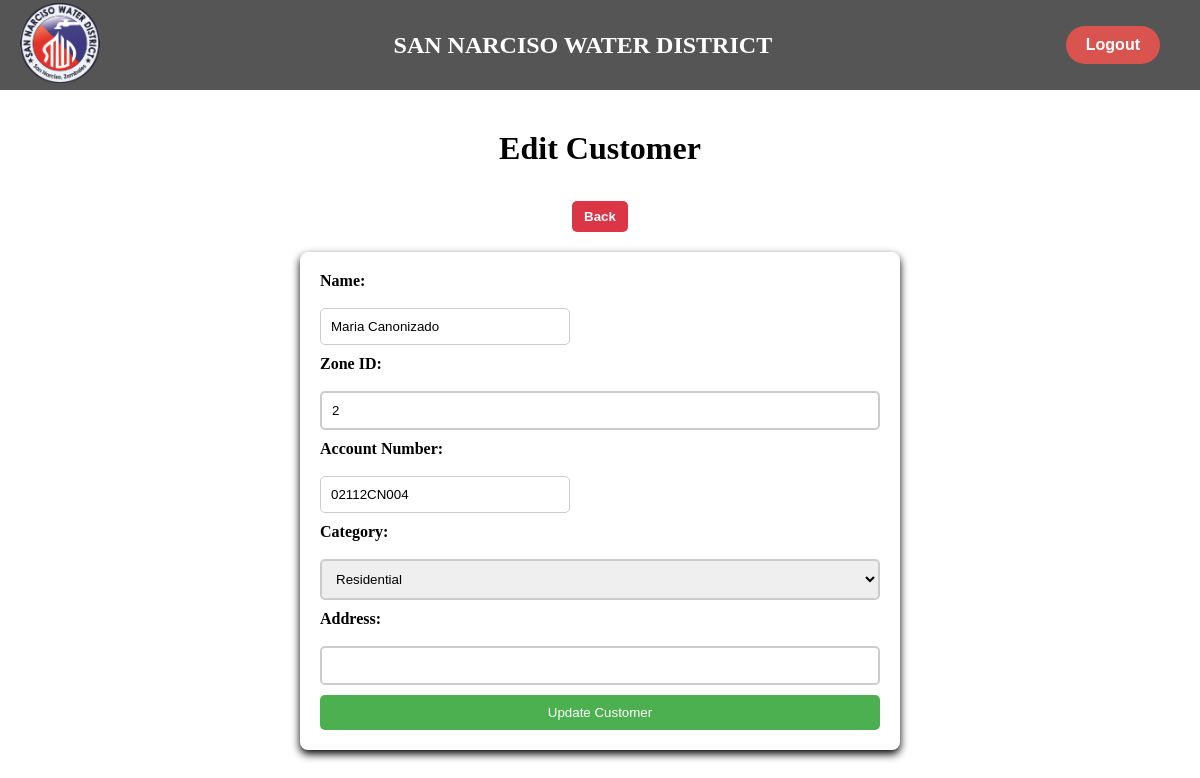
The app's page /edit_customer.php?id=61 (signed in) with its own data.
### tables this page shows
CREATE TABLE `concessionaires` (
  `concessionaire_id` int(3) NOT NULL,
  `name` varchar(47) DEFAULT NULL,
  `zone_id` int(1) DEFAULT NULL,
  `account_number` varchar(10) DEFAULT NULL,
  `category` enum('Residential','Commercial A','Commercial B','Commercial C') DEFAULT NULL,
  `SC_discount` enum('yes','no') DEFAULT 'no',
  `address` varchar(255) DEFAULT NULL
);

### edit_customer.php (the view, shortened to what this page needs)
<?php
include 'db.php';
if (isset($_GET['id'])) {
    $id = $_GET['id'];
    $customer = $conn->query("SELECT * FROM concessionaires WHERE concessionaire_id = $id")->fetch_assoc();
}
?>
<!DOCTYPE html>
<html lang="en">
<head>
    <link rel="stylesheet" href="styles.css">
</head>
<body>
    <?php include 'navbar.php'; ?>
    <h1>Edit Customer</h1>
    <div class="back-button-container">
        <button class="button back-button" onclick="window.history.back();">Back</button>
    </div>
    <form method="POST" action="">
        <label for="name">Name:</label>
        <input type="text" id="name" name="name" value="<?php echo htmlspecialchars($customer['name']); ?>" required>
        <label for="zone_id">Zone ID:</label>
        <input type="number" id="zone_id" name="zone_id" value="<?php echo htmlspecialchars($customer['zone_id']); ?>" required>
        <label for="account_number">Account Number:</label>
        <input type="text" id="account_number" name="account_number" value="<?php echo htmlspecialchars($customer['account_number']); ?>" required>
        <label for="category">Category:</label>
        <select id="category" name="category" required>
            <option value="Residential" <?php echo ($customer['category'] == 'Residential') ? 'selected' : ''; ?>>Residential</option>
        </select>
        <label for="address">Address:</label>
        <input type="text" id="address" name="address" value="<?php echo htmlspecialchars($customer['address']); ?>" required>
        <button type="submit" name="update_customer">Update Customer</button>
    </form>
</body>
</html>

### styles.css (style rules this page uses)
body { display: flex; flex-direction: column; align-items: center; justify-content: flex-start; height: 100vh; margin: 0; background-image: url('SNWD.png'); background-size: cover; background-position: center; background-repeat: no-repeat; padding-top: 100px; }
h1 { text-align: center; color: black; margin: 20px 0; padding: 10px; background-color: white; border-radius: 8px; width: 50%; }
input[type="text"] { padding: 10px; margin-right: 5px; border: 1px solid #ccc; border-radius: 5px; width: 250px; }
button { padding: 10px 15px; background-color: #007bff; color: white; border: none; border-radius: 5px; cursor: pointer; transition: background-color 0.3s; }
.button { display: inline-block; padding: 8px 12px; margin: 4px; border: none; border-radius: 4px; text-decoration: none; color: white; font-weight: bold; cursor: pointer; transition: background-color 0.3s, transform 0.2s; }
.back-button { background-color: #dc3545; }

### edit_customer.php (style rules this page uses)
form { background-color: #fff; padding: 20px; border-radius: 8px; box-shadow: 0 4px 8px rgba(0, 0, 0, 1); width: 100%; max-width: 600px; box-sizing: border-box; }
form label { display: block; margin-bottom: 8px; font-weight: bold; }
form input, form select { width: 100%; padding: 10px; margin: 10px 0; border: 2px solid #ccc; border-radius: 5px; box-sizing: border-box; }
form button { background-color: #4CAF50; color: white; padding: 10px 20px; border: none; border-radius: 5px; width: 100%; cursor: pointer; }
.back-button { border: none; margin-bottom: 20px; border-radius: 5px; cursor: pointer; }
#address { width: 100%; min-width: 300px; border: 2px solid #ccc; }

### records on screen
concessionaires: name "Maria Canonizado", zone_id "2", account_number "02112CN004", category "Residential"
